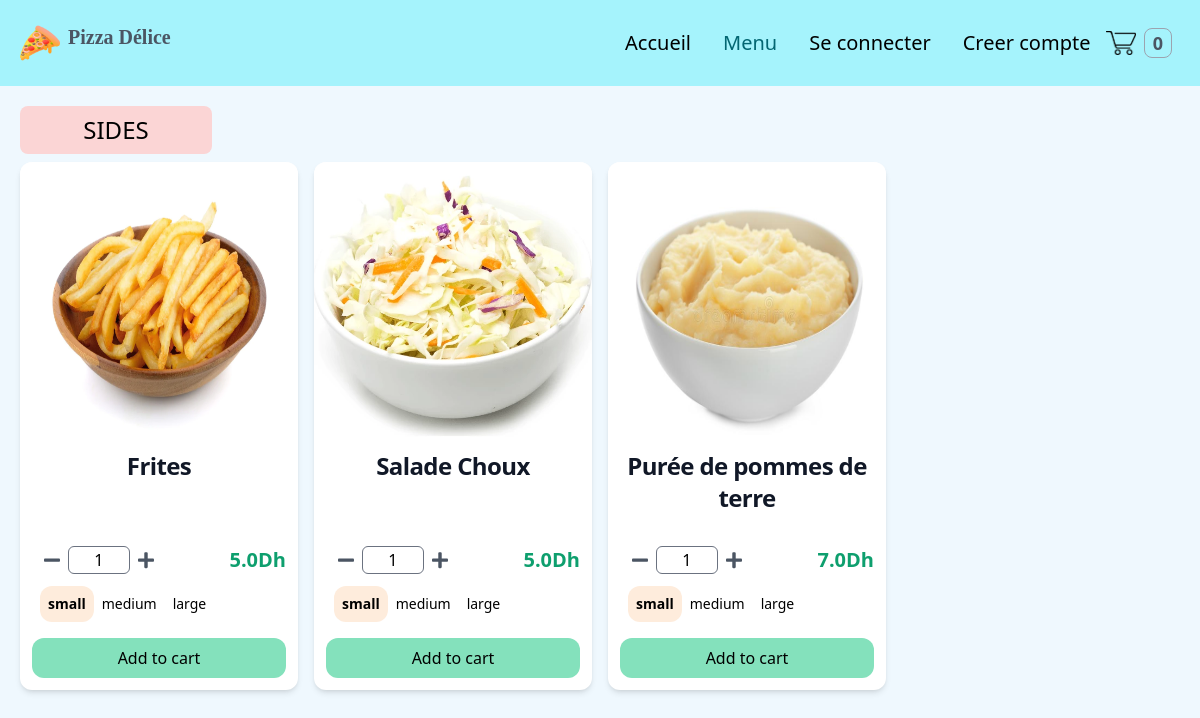
The page /sides/ on the database its author committed.
### store/models.py (models this page shows, shortened)
class Product(models.Model):
    id = models.UUIDField(primary_key=True, default=uuid.uuid4, editable=False)
    name = models.CharField(max_length=100)
    price = models.DecimalField(max_digits=6, decimal_places=2, blank=True, null=True)
    desc = models.TextField(max_length=500, blank=True, null=True)
    image = models.ImageField(blank=True, upload_to="images")
    created_at = models.DateField(auto_now_add=True)
    updated_at = models.DateField(auto_now=True)
    product_category = models.ForeignKey(
        "Category", on_delete=models.CASCADE, null=True, blank=True
    )
    class Meta:
        ordering = ("product_category",)
    def image_tag(self):  # pragma: no cover
        if self.image:
            return mark_safe(f'<img src="{self.image.url}" width="100" height="100" />')
    image_tag.short_description = "Image"
    @property
    def get_product_variants(self):
        variants = self.productvariant_set.all()
        return variants
    @property
    def has_variants(self):
        if self.productvariant_set.count() > 0:
            return True
        else:
            return False

class ProductVariant(models.Model):
    title = models.CharField(max_length=100, blank=True, null=True)
    product = models.ForeignKey(Product, on_delete=models.CASCADE)
    size = models.ForeignKey(Size, on_delete=models.CASCADE)
    price = models.DecimalField(max_digits=6, decimal_places=2)

class Size(models.Model):
    name = models.CharField(max_length=20, blank=True, null=True, unique=True)
    def __str__(self):
        return self.name

### store/views.py (the view)
# urls.py: path("sides/", views.sides, name="sides"),
def sides(request):
    products = Product.objects.filter(product_category__name="Side")
    context = {"products": products}
    return render(request, "store/sides.html", context=context)

### store/context_processors.py (called while the page is built)
def get_cart_quantity(request):
    if request.user.is_authenticated:
        try:
            customer = request.user.customer
        except:
            number_of_items = 0
    else:
        try:
            customer, created = Customer.objects.get_or_create(
                device=request.COOKIES["device"]
            )
        except:
            number_of_items = 0
    try:
        customer_order = Order.objects.filter(customer=customer, complete=False)[0]
        number_of_items = customer_order.get_cart_items
    except:
        number_of_items = 0
    return {"cart_quantity": number_of_items}

### store/templates/store/sides.html (shortened to what this page needs)
{% extends "store/base.html" %} {% block content %} {% load static %}
<div class="flex flex-col items-center">
  <h1 class="mt-5 text-2xl text-center uppercase rounded-lg ml-5 mr-auto py-2 w-48 bg-red-200">
    Sides
  </h1>
  <div class="grid sm:grid-cols-1 md:grid-cols-3 lg:grid-cols-4 xl:grid-cols-5 2xl:grid-cols-6 mx-3">
    {% for product in products %}
    <div class="flex flex-col m-2 bg-white rounded-xl shadow-md individual-container">
      {% if product.image %}
      <img class="h-72 w-full rounded-t-xl" src="{{ product.image.url }}" alt="" />
      {% endif %}
      <h5 class="mb-2 text-center text-2xl font-semibold tracking-tight text-gray-900">
        {{product.name}}
      </h5>
      <form action="{% url 'order:add_to_cart' product.id %}" method="post" class="text-center items-center mt-auto p-3"
        id="product-form" onkeydown="return event.key != 'Enter';">
        <div class="flex my-3">
          <div class="flex ml-3 w-4/5">
            <button class="decrement" type="button">
              <svg class="fill-current text-gray-600 w-4" viewBox="0 0 448 512">
                <path
                  d="M416 208H32c-17.67 0-32 14.33-32 32v32c0 17.67 14.33 32 32 32h384c17.67 0 32-14.33 32-32v-32c0-17.67-14.33-32-32-32z" />
              </svg>
            </button>
            <input class="w-1/3 h-7 mx-2 text-center rounded-md" type="number" value="1" name="quantity" min="1"
              oninput="validity.valid||(value='1');" required />
            <button class="increment" type="button">
            </button>
          </div>
          {% if product.has_variants %}
          <div class="flex items-center font-bold text-xl text-green-500">
            {% for variant in product.get_product_variants %}
            <p
              class="prices-{{forloop.parentloop.counter}} {{variant.size}}-{{forloop.parentloop.counter}} {% if not forloop.first %} hidden {% endif %}">
              {{variant.price|floatformat:1}}Dh
            </p>
            {% endfor %}
          </div>
          {% else %}
          <div class="flex items-center font-bold text-xl text-green-500">
            <p>{{product.price|floatformat:1}}Dh</p>
          </div>
          {% endif %}
        </div>
        {% if product.has_variants %}
        <div class="flex m-2 w-1/2">
          {% for variant in product.get_product_variants%}
          <div class="flex">
            <label for="{{variant.size}}-{{forloop.parentloop.counter}}" class="cursor-pointer select-none rounded-xl p-2 text-sm text-center peer-checked:font-bold
              {% if forloop.counter == 1 %} peer-checked:bg-orange-100
              {% elif forloop.counter == 2 %} peer-checked:bg-orange-200
              {% elif forloop.counter == 3 %} peer-checked:bg-orange-300
              {% else %} peer-checked:bg-orange-400 {% endif %}">{{variant.size}}
            </label>
          </div>
          {% endfor %}
        </div>
        {% else %}
        <div class="p-5"></div>
        {% endif %}
        <div class="flex">
          <button class="bg-green-300 hover:bg-green-500 rounded-xl w-full py-2 mt-2 js-add" type="button">
            Add to cart
          </button>
        </div>
      </form>
    </div>
    {% endfor %}
  </div>
</div>
{% endblock %}

### rows shown on the page
Product: image (picture), name "Frites"
ProductVariant: price "5.0", size "small"
ProductVariant: size "medium"
ProductVariant: size "large"
Product: image (picture), name "Salade Choux"
ProductVariant: price "5.0", size "small"
ProductVariant: size "medium"
ProductVariant: size "large"
Product: image (picture), name "Purée de pommes de terre"
ProductVariant: price "7.0", size "small"
ProductVariant: size "medium"
ProductVariant: size "large"

### other values the page prints
{{ cart_quantity }} "0"
